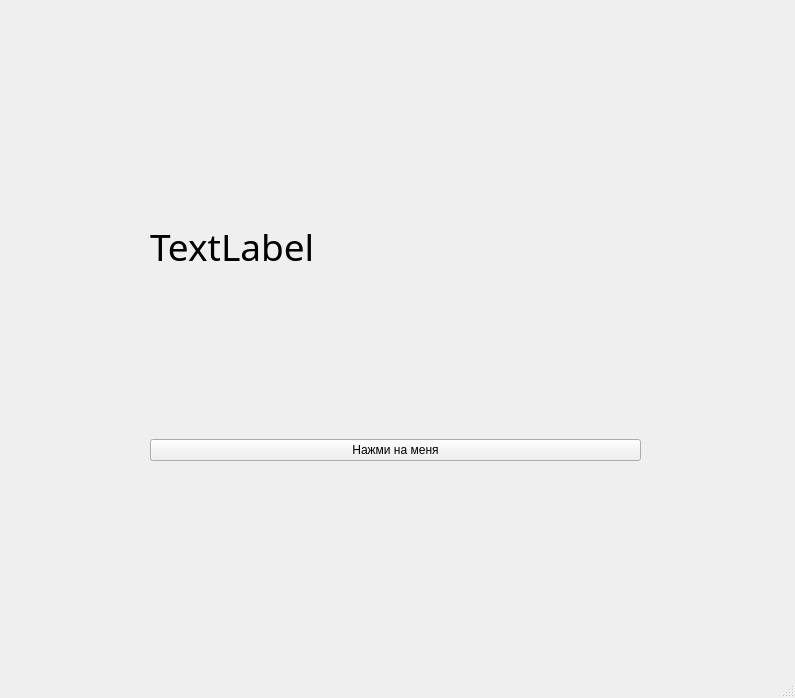
<?xml version="1.0" encoding="UTF-8"?>
<ui version="4.0">
 <class>Bebra</class>
 <widget class="QMainWindow" name="Bebra">
  <property name="geometry">
   <rect>
    <x>0</x>
    <y>0</y>
    <width>795</width>
    <height>698</height>
   </rect>
  </property>
  <property name="cursor">
   <cursorShape>ArrowCursor</cursorShape>
  </property>
  <property name="windowTitle">
   <string>MainWindow</string>
  </property>
  <widget class="QWidget" name="centralwidget">
   <widget class="QWidget" name="gridLayoutWidget">
    <property name="geometry">
     <rect>
      <x>150</x>
      <y>60</y>
      <width>491</width>
      <height>401</height>
     </rect>
    </property>
    <layout class="QGridLayout" name="gridLayout">
     <item row="1" column="1">
      <widget class="QPushButton" name="pushButton">
       <property name="text">
        <string>Нажми на меня</string>
       </property>
      </widget>
     </item>
     <item row="0" column="1">
      <widget class="QLabel" name="label">
       <property name="font">
        <font>
         <family>Nirmala UI Semilight</family>
         <pointsize>28</pointsize>
        </font>
       </property>
       <property name="toolTip">
        <string>&lt;html&gt;&lt;head/&gt;&lt;body&gt;&lt;p&gt;&lt;span style=&quot; font-size:24pt;&quot;&gt;TextLabel&lt;/span&gt;&lt;/p&gt;&lt;/body&gt;&lt;/html&gt;</string>
       </property>
       <property name="text">
        <string>TextLabel</string>
       </property>
      </widget>
     </item>
    </layout>
   </widget>
  </widget>
  <widget class="QMenuBar" name="menubar">
   <property name="geometry">
    <rect>
     <x>0</x>
     <y>0</y>
     <width>795</width>
     <height>21</height>
    </rect>
   </property>
  </widget>
  <widget class="QStatusBar" name="statusbar"/>
 </widget>
 <resources/>
 <connections/>
</ui>
